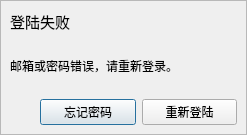
<?xml version="1.0" encoding="UTF-8"?>
<ui version="4.0">
 <class>LoginFailedDialog</class>
 <widget class="QDialog" name="LoginFailedDialog">
  <property name="geometry">
   <rect>
    <x>0</x>
    <y>0</y>
    <width>247</width>
    <height>135</height>
   </rect>
  </property>
  <property name="sizePolicy">
   <sizepolicy hsizetype="Preferred" vsizetype="Fixed">
    <horstretch>0</horstretch>
    <verstretch>0</verstretch>
   </sizepolicy>
  </property>
  <property name="windowTitle">
   <string>Dialog</string>
  </property>
  <property name="modal">
   <bool>true</bool>
  </property>
  <layout class="QVBoxLayout" name="verticalLayout_2">
   <property name="spacing">
    <number>0</number>
   </property>
   <property name="leftMargin">
    <number>0</number>
   </property>
   <property name="topMargin">
    <number>0</number>
   </property>
   <property name="rightMargin">
    <number>0</number>
   </property>
   <property name="bottomMargin">
    <number>0</number>
   </property>
   <item>
    <widget class="QFrame" name="loginfailedFrame">
     <property name="frameShape">
      <enum>QFrame::StyledPanel</enum>
     </property>
     <property name="frameShadow">
      <enum>QFrame::Raised</enum>
     </property>
     <layout class="QVBoxLayout" name="verticalLayout">
      <item>
       <widget class="QLabel" name="label_2">
        <property name="sizePolicy">
         <sizepolicy hsizetype="Preferred" vsizetype="Fixed">
          <horstretch>0</horstretch>
          <verstretch>0</verstretch>
         </sizepolicy>
        </property>
        <property name="text">
         <string>&lt;html&gt;&lt;head/&gt;&lt;body&gt;&lt;p&gt;&lt;span style=&quot; font-size:11pt;&quot;&gt;登陆失败&lt;/span&gt;&lt;/p&gt;&lt;/body&gt;&lt;/html&gt;</string>
        </property>
       </widget>
      </item>
      <item>
       <widget class="QLabel" name="label">
        <property name="sizePolicy">
         <sizepolicy hsizetype="Preferred" vsizetype="Preferred">
          <horstretch>0</horstretch>
          <verstretch>0</verstretch>
         </sizepolicy>
        </property>
        <property name="text">
         <string>邮箱或密码错误，请重新登录。</string>
        </property>
       </widget>
      </item>
      <item>
       <layout class="QHBoxLayout" name="horizontalLayout">
        <item>
         <spacer name="horizontalSpacer">
          <property name="orientation">
           <enum>Qt::Horizontal</enum>
          </property>
          <property name="sizeType">
           <enum>QSizePolicy::Fixed</enum>
          </property>
          <property name="sizeHint" stdset="0">
           <size>
            <width>30</width>
            <height>20</height>
           </size>
          </property>
         </spacer>
        </item>
        <item>
         <widget class="QPushButton" name="resetBtn">
          <property name="sizePolicy">
           <sizepolicy hsizetype="Preferred" vsizetype="Fixed">
            <horstretch>0</horstretch>
            <verstretch>0</verstretch>
           </sizepolicy>
          </property>
          <property name="text">
           <string>忘记密码</string>
          </property>
         </widget>
        </item>
        <item>
         <widget class="QPushButton" name="returnBtn">
          <property name="sizePolicy">
           <sizepolicy hsizetype="Preferred" vsizetype="Fixed">
            <horstretch>0</horstretch>
            <verstretch>0</verstretch>
           </sizepolicy>
          </property>
          <property name="text">
           <string>重新登陆</string>
          </property>
         </widget>
        </item>
       </layout>
      </item>
     </layout>
    </widget>
   </item>
  </layout>
 </widget>
 <resources/>
 <connections/>
</ui>
